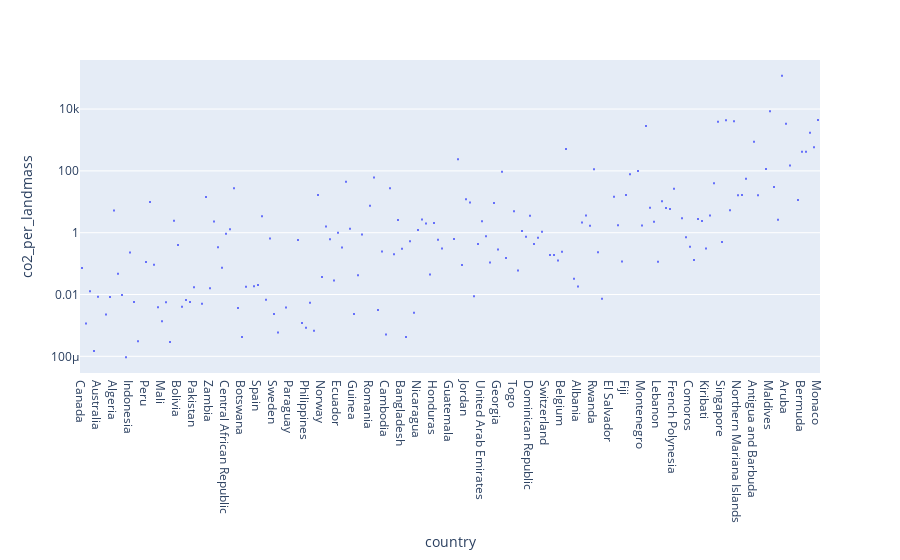

Notebook code cell kept with this figure:
### Code cell
fig = px.box(merged_df, x='country', y='co2_per_landmass', boxmode='group')

fig.update_layout(yaxis_type="log")

fig.show()

### Figure 1 — Plotly figure (JSON) as saved in the notebook; plotly's stock layout.template omitted (floating-point values rounded to 4 significant figures; data arrays with more than 128 entries replaced by an {"elided": "..."} marker saying what was removed)
{"data": [{"alignmentgroup": "True", "hovertemplate": "country=%{x}<br>co2_per_landmass=%{y}<extra></extra>", "legendgroup": "", "marker": {"color": "#636efa"}, "name": "", "notched": false, "offsetgroup": "", "orientation": "v", "showlegend": false, "type": "box", "x": {"elided": "185 str values"}, "x0": " ", "xaxis": "x", "y": {"elided": "185 float values"}, "y0": " ", "yaxis": "y"}], "layout": {"autosize": true, "boxmode": "group", "dragmode": "zoom", "legend": {"tracegroupgap": 0}, "margin": {"t": 60}, "xaxis": {"anchor": "y", "autorange": true, "domain": [0, 1], "range": [-0.5, 184.5], "title": {"text": "country"}, "type": "category"}, "yaxis": {"anchor": "x", "autorange": true, "domain": [0, 1], "range": [-4.54, 5.588], "title": {"text": "co2_per_landmass"}, "type": "log"}}}
